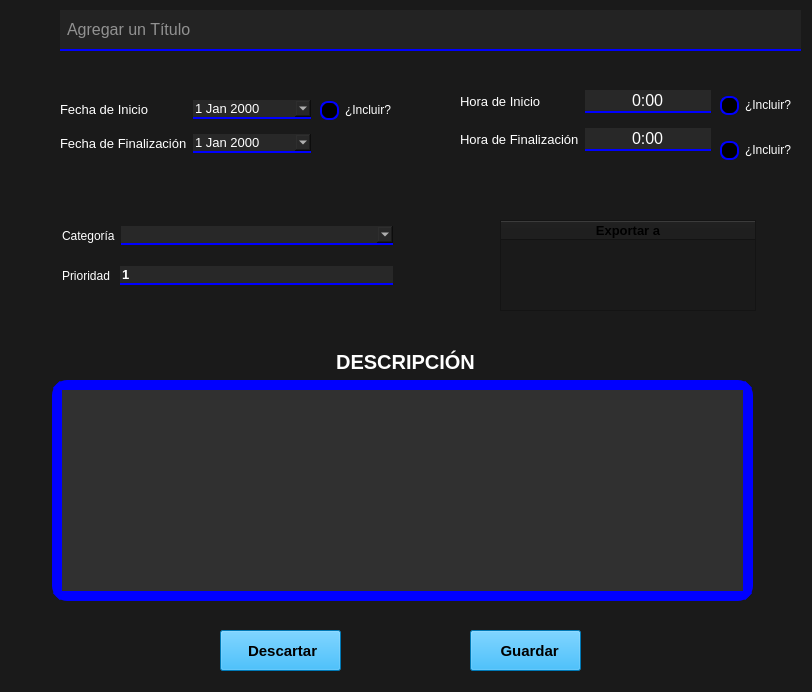
<?xml version="1.0" encoding="UTF-8"?>
<ui version="4.0">
 <class>planificarTareas</class>
 <widget class="QWidget" name="planificarTareas">
  <property name="windowModality">
   <enum>Qt::WindowModality::WindowModal</enum>
  </property>
  <property name="geometry">
   <rect>
    <x>0</x>
    <y>0</y>
    <width>812</width>
    <height>692</height>
   </rect>
  </property>
  <property name="maximumSize">
   <size>
    <width>812</width>
    <height>692</height>
   </size>
  </property>
  <property name="windowTitle">
   <string>Planificar evento</string>
  </property>
  <property name="windowIcon">
   <iconset>
    <normaloff>../recursos/iconos/ic_planificar.png</normaloff>../recursos/iconos/ic_planificar.png</iconset>
  </property>
  <property name="styleSheet">
   <string notr="true">color: rgb(255, 255, 255);
background-color: rgb(26, 26, 26);</string>
  </property>
  <widget class="QLineEdit" name="tituloLineEdit">
   <property name="geometry">
    <rect>
     <x>60</x>
     <y>10</y>
     <width>741</width>
     <height>41</height>
    </rect>
   </property>
   <property name="font">
    <font>
     <pointsize>12</pointsize>
     <fontweight>DemiBold</fontweight>
    </font>
   </property>
   <property name="styleSheet">
    <string notr="true">color: rgb(255, 255, 255);
background-color: rgb(35, 35, 35);

    border-top: none;
    border-left: none;
    border-right: none;
    border-bottom: 2px solid blue;

padding-left:5px;
</string>
   </property>
   <property name="alignment">
    <set>Qt::AlignmentFlag::AlignLeading|Qt::AlignmentFlag::AlignLeft|Qt::AlignmentFlag::AlignVCenter</set>
   </property>
   <property name="placeholderText">
    <string>Agregar un Título</string>
   </property>
  </widget>
  <widget class="QToolButton" name="icono_seleccionar">
   <property name="geometry">
    <rect>
     <x>10</x>
     <y>10</y>
     <width>41</width>
     <height>41</height>
    </rect>
   </property>
   <property name="styleSheet">
    <string notr="true">color:white;border:none;</string>
   </property>
   <property name="text">
    <string/>
   </property>
   <property name="icon">
    <iconset>
     <normaloff>../recursos/iconos/ic_icono.png</normaloff>../recursos/iconos/ic_icono.png</iconset>
   </property>
   <property name="iconSize">
    <size>
     <width>44</width>
     <height>44</height>
    </size>
   </property>
  </widget>
  <widget class="QWidget" name="formLayoutWidget">
   <property name="geometry">
    <rect>
     <x>60</x>
     <y>100</y>
     <width>251</width>
     <height>61</height>
    </rect>
   </property>
   <layout class="QFormLayout" name="formLayout">
    <property name="fieldGrowthPolicy">
     <enum>QFormLayout::FieldGrowthPolicy::AllNonFixedFieldsGrow</enum>
    </property>
    <property name="verticalSpacing">
     <number>15</number>
    </property>
    <item row="0" column="0">
     <widget class="QLabel" name="fechaDeInicioLabel">
      <property name="font">
       <font>
        <pointsize>10</pointsize>
       </font>
      </property>
      <property name="text">
       <string>Fecha de Inicio</string>
      </property>
     </widget>
    </item>
    <item row="1" column="0">
     <widget class="QLabel" name="fechaDeFinalizacionLabel">
      <property name="font">
       <font>
        <pointsize>10</pointsize>
       </font>
      </property>
      <property name="text">
       <string>Fecha de Finalización</string>
      </property>
     </widget>
    </item>
    <item row="1" column="1">
     <widget class="QDateEdit" name="fechaDeFinalizacionDateEdit">
      <property name="font">
       <font>
        <pointsize>10</pointsize>
       </font>
      </property>
      <property name="styleSheet">
       <string notr="true">color:white; border-top: none;
    border-left: none;
    border-right: none;
    border-bottom: 2px solid blue;
background-color: rgb(40, 40, 40);</string>
      </property>
      <property name="calendarPopup">
       <bool>true</bool>
      </property>
     </widget>
    </item>
    <item row="0" column="1">
     <widget class="QDateEdit" name="fechaDeInicioDateEdit">
      <property name="font">
       <font>
        <pointsize>10</pointsize>
       </font>
      </property>
      <property name="styleSheet">
       <string notr="true">color: rgb(255, 255, 255);
background-color: rgb(40, 40, 40);

 border-top: none;
    border-left: none;
    border-right: none;
    border-bottom: 2px solid blue;</string>
      </property>
      <property name="calendarPopup">
       <bool>true</bool>
      </property>
     </widget>
    </item>
   </layout>
  </widget>
  <widget class="QWidget" name="formLayoutWidget_2">
   <property name="geometry">
    <rect>
     <x>460</x>
     <y>90</y>
     <width>251</width>
     <height>80</height>
    </rect>
   </property>
   <layout class="QFormLayout" name="formLayout_2">
    <property name="fieldGrowthPolicy">
     <enum>QFormLayout::FieldGrowthPolicy::AllNonFixedFieldsGrow</enum>
    </property>
    <property name="verticalSpacing">
     <number>15</number>
    </property>
    <item row="0" column="0">
     <widget class="QLabel" name="horaDeInicioLabel">
      <property name="font">
       <font>
        <pointsize>10</pointsize>
       </font>
      </property>
      <property name="text">
       <string>Hora de Inicio</string>
      </property>
     </widget>
    </item>
    <item row="1" column="0">
     <widget class="QLabel" name="horaDeFinalizacionLabel">
      <property name="font">
       <font>
        <pointsize>10</pointsize>
       </font>
      </property>
      <property name="text">
       <string>Hora de Finalización</string>
      </property>
     </widget>
    </item>
    <item row="0" column="1">
     <widget class="QTimeEdit" name="horaDeInicioTimeEdit">
      <property name="font">
       <font>
        <pointsize>12</pointsize>
        <bold>false</bold>
       </font>
      </property>
      <property name="styleSheet">
       <string notr="true">color:white; 
border-top: none;
    border-left: none;
    border-right: none;
    border-bottom: 2px solid blue;
background-color: rgb(40, 40, 40);</string>
      </property>
      <property name="alignment">
       <set>Qt::AlignmentFlag::AlignCenter</set>
      </property>
      <property name="buttonSymbols">
       <enum>QAbstractSpinBox::ButtonSymbols::NoButtons</enum>
      </property>
      <property name="displayFormat">
       <string>H:mm</string>
      </property>
      <property name="calendarPopup">
       <bool>false</bool>
      </property>
      <property name="timeSpec">
       <enum>Qt::TimeSpec::LocalTime</enum>
      </property>
      <property name="time">
       <time>
        <hour>0</hour>
        <minute>0</minute>
        <second>0</second>
       </time>
      </property>
     </widget>
    </item>
    <item row="1" column="1">
     <widget class="QTimeEdit" name="horaDeFinalizacionTimeEdit">
      <property name="font">
       <font>
        <pointsize>12</pointsize>
        <bold>false</bold>
       </font>
      </property>
      <property name="styleSheet">
       <string notr="true">color:white; 
border-top: none;
    border-left: none;
    border-right: none;
    border-bottom: 2px solid blue;
background-color: rgb(40, 40, 40);</string>
      </property>
      <property name="alignment">
       <set>Qt::AlignmentFlag::AlignCenter</set>
      </property>
      <property name="buttonSymbols">
       <enum>QAbstractSpinBox::ButtonSymbols::NoButtons</enum>
      </property>
      <property name="currentSection">
       <enum>QDateTimeEdit::Section::HourSection</enum>
      </property>
      <property name="displayFormat">
       <string>H:mm</string>
      </property>
     </widget>
    </item>
   </layout>
  </widget>
  <widget class="QWidget" name="horizontalLayoutWidget">
   <property name="geometry">
    <rect>
     <x>62</x>
     <y>220</y>
     <width>371</width>
     <height>31</height>
    </rect>
   </property>
   <layout class="QHBoxLayout" name="horizontalLayout">
    <item>
     <widget class="QLabel" name="categoriaLabel">
      <property name="sizePolicy">
       <sizepolicy hsizetype="Minimum" vsizetype="Preferred">
        <horstretch>0</horstretch>
        <verstretch>0</verstretch>
       </sizepolicy>
      </property>
      <property name="text">
       <string>Categoría</string>
      </property>
     </widget>
    </item>
    <item>
     <widget class="QComboBox" name="categoriaComboBox">
      <property name="sizePolicy">
       <sizepolicy hsizetype="Expanding" vsizetype="Fixed">
        <horstretch>0</horstretch>
        <verstretch>0</verstretch>
       </sizepolicy>
      </property>
      <property name="font">
       <font>
        <pointsize>10</pointsize>
       </font>
      </property>
      <property name="styleSheet">
       <string notr="true">color:white; border-top: none;
    border-left: none;
    border-right: none;
    border-bottom: 2px solid blue;
background-color: rgb(40, 40, 40);
padding-left:5px;
padding-right:5px;</string>
      </property>
     </widget>
    </item>
    <item>
     <widget class="QToolButton" name="crearCategoria">
      <property name="sizePolicy">
       <sizepolicy hsizetype="Fixed" vsizetype="Fixed">
        <horstretch>20</horstretch>
        <verstretch>0</verstretch>
       </sizepolicy>
      </property>
      <property name="styleSheet">
       <string notr="true">border:none;margin-left:7px;</string>
      </property>
      <property name="text">
       <string/>
      </property>
      <property name="icon">
       <iconset>
        <normaloff>../recursos/iconos/ic_add.png</normaloff>../recursos/iconos/ic_add.png</iconset>
      </property>
      <property name="iconSize">
       <size>
        <width>24</width>
        <height>24</height>
       </size>
      </property>
     </widget>
    </item>
   </layout>
  </widget>
  <widget class="QFrame" name="frame">
   <property name="geometry">
    <rect>
     <x>52</x>
     <y>380</y>
     <width>701</width>
     <height>221</height>
    </rect>
   </property>
   <property name="styleSheet">
    <string notr="true">border:10px solid blue;background-color: blue;border-radius:15px;</string>
   </property>
   <widget class="QPlainTextEdit" name="descT">
    <property name="geometry">
     <rect>
      <x>10</x>
      <y>10</y>
      <width>681</width>
      <height>201</height>
     </rect>
    </property>
    <property name="font">
     <font>
      <pointsize>10</pointsize>
     </font>
    </property>
    <property name="styleSheet">
     <string notr="true">color: rgb(255, 255, 255);
background-color: rgb(48, 48, 48);
border-radius:0px;
border:none;
padding:1px;</string>
    </property>
   </widget>
  </widget>
  <widget class="QPushButton" name="descartar">
   <property name="geometry">
    <rect>
     <x>220</x>
     <y>630</y>
     <width>121</width>
     <height>41</height>
    </rect>
   </property>
   <property name="font">
    <font>
     <pointsize>11</pointsize>
     <bold>true</bold>
    </font>
   </property>
   <property name="styleSheet">
    <string notr="true">color: rgb(0, 0, 0);
background-color: rgb(0, 170, 255);</string>
   </property>
   <property name="text">
    <string> Descartar</string>
   </property>
   <property name="icon">
    <iconset>
     <normaloff>../recursos/iconos/ic_eliminar.png</normaloff>../recursos/iconos/ic_eliminar.png</iconset>
   </property>
   <property name="iconSize">
    <size>
     <width>24</width>
     <height>25</height>
    </size>
   </property>
  </widget>
  <widget class="QPushButton" name="guardarTarea">
   <property name="geometry">
    <rect>
     <x>470</x>
     <y>630</y>
     <width>111</width>
     <height>41</height>
    </rect>
   </property>
   <property name="font">
    <font>
     <pointsize>11</pointsize>
     <bold>true</bold>
    </font>
   </property>
   <property name="styleSheet">
    <string notr="true">color: rgb(0, 0, 0);
background-color: rgb(0, 170, 255);</string>
   </property>
   <property name="text">
    <string>  Guardar</string>
   </property>
   <property name="icon">
    <iconset>
     <normaloff>../recursos/iconos/ic_guardar.png</normaloff>../recursos/iconos/ic_guardar.png</iconset>
   </property>
   <property name="iconSize">
    <size>
     <width>20</width>
     <height>24</height>
    </size>
   </property>
  </widget>
  <widget class="QLabel" name="label">
   <property name="geometry">
    <rect>
     <x>70</x>
     <y>350</y>
     <width>671</width>
     <height>23</height>
    </rect>
   </property>
   <property name="font">
    <font>
     <pointsize>15</pointsize>
     <bold>true</bold>
    </font>
   </property>
   <property name="styleSheet">
    <string notr="true">color:white;border:none</string>
   </property>
   <property name="text">
    <string>DESCRIPCIÓN</string>
   </property>
   <property name="alignment">
    <set>Qt::AlignmentFlag::AlignCenter</set>
   </property>
  </widget>
  <widget class="QWidget" name="horizontalLayoutWidget_2">
   <property name="geometry">
    <rect>
     <x>62</x>
     <y>260</y>
     <width>331</width>
     <height>31</height>
    </rect>
   </property>
   <layout class="QHBoxLayout" name="horizontalLayout_2">
    <item>
     <widget class="QLabel" name="prioridadLabel">
      <property name="sizePolicy">
       <sizepolicy hsizetype="Minimum" vsizetype="Preferred">
        <horstretch>0</horstretch>
        <verstretch>0</verstretch>
       </sizepolicy>
      </property>
      <property name="styleSheet">
       <string>0</string>
      </property>
      <property name="text">
       <string>Prioridad </string>
      </property>
     </widget>
    </item>
    <item>
     <widget class="QSpinBox" name="prioridadSpinBox">
      <property name="sizePolicy">
       <sizepolicy hsizetype="Expanding" vsizetype="Fixed">
        <horstretch>0</horstretch>
        <verstretch>0</verstretch>
       </sizepolicy>
      </property>
      <property name="font">
       <font>
        <pointsize>10</pointsize>
        <bold>true</bold>
       </font>
      </property>
      <property name="styleSheet">
       <string notr="true">color:white; border-top: none;
    border-left: none;
    border-right: none;
    border-bottom: 2px solid blue;
background-color: rgb(40, 40, 40);</string>
      </property>
      <property name="buttonSymbols">
       <enum>QAbstractSpinBox::ButtonSymbols::NoButtons</enum>
      </property>
      <property name="minimum">
       <number>1</number>
      </property>
     </widget>
    </item>
   </layout>
  </widget>
  <widget class="QTreeWidget" name="exportar">
   <property name="geometry">
    <rect>
     <x>500</x>
     <y>220</y>
     <width>256</width>
     <height>91</height>
    </rect>
   </property>
   <property name="styleSheet">
    <string notr="true">QTreeWidget::item {
    padding: 5px;
}</string>
   </property>
   <property name="sizeAdjustPolicy">
    <enum>QAbstractScrollArea::SizeAdjustPolicy::AdjustToContents</enum>
   </property>
   <property name="showDropIndicator" stdset="0">
    <bool>true</bool>
   </property>
   <property name="horizontalScrollMode">
    <enum>QAbstractItemView::ScrollMode::ScrollPerPixel</enum>
   </property>
   <property name="itemsExpandable">
    <bool>true</bool>
   </property>
   <property name="expandsOnDoubleClick">
    <bool>true</bool>
   </property>
   <attribute name="headerVisible">
    <bool>true</bool>
   </attribute>
   <attribute name="headerCascadingSectionResizes">
    <bool>false</bool>
   </attribute>
   <attribute name="headerHighlightSections">
    <bool>false</bool>
   </attribute>
   <attribute name="headerShowSortIndicator" stdset="0">
    <bool>false</bool>
   </attribute>
   <attribute name="headerStretchLastSection">
    <bool>true</bool>
   </attribute>
   <column>
    <property name="text">
     <string>Exportar a</string>
    </property>
    <property name="font">
     <font>
      <pointsize>10</pointsize>
      <bold>true</bold>
     </font>
    </property>
    <property name="textAlignment">
     <set>AlignCenter</set>
    </property>
    <property name="background">
     <color>
      <red>0</red>
      <green>170</green>
      <blue>255</blue>
     </color>
    </property>
    <property name="foreground">
     <brush brushstyle="SolidPattern">
      <color alpha="255">
       <red>0</red>
       <green>0</green>
       <blue>0</blue>
      </color>
     </brush>
    </property>
   </column>
  </widget>
  <widget class="QCheckBox" name="incluir_FI">
   <property name="geometry">
    <rect>
     <x>320</x>
     <y>100</y>
     <width>78</width>
     <height>20</height>
    </rect>
   </property>
   <property name="styleSheet">
    <string notr="true">

QCheckBox::indicator {
    width: 15px;
    height: 15px;
    border-radius: 7.5px; /* Bordes redondeados */
}

QCheckBox::indicator:unchecked {
    background-color: black;
    border: 2px solid blue; /* Color de la casilla sin marcar */
    border-radius: 7.5px; /* Bordes redondeados */
}

QCheckBox::indicator:checked {
    background-color: aqua; /* Color de la casilla marcada */
    border: 2px solid blue;
    border-radius: 7.5px; /* Bordes redondeados */
}</string>
   </property>
   <property name="text">
    <string>¿Incluir?</string>
   </property>
  </widget>
  <widget class="QCheckBox" name="incluir_HI">
   <property name="geometry">
    <rect>
     <x>720</x>
     <y>95</y>
     <width>71</width>
     <height>20</height>
    </rect>
   </property>
   <property name="styleSheet">
    <string notr="true">QCheckBox::indicator {
    width: 15px;
    height: 15px;
    border-radius: 7.5px; /* Bordes redondeados */
}

QCheckBox::indicator:unchecked {
    background-color: black;
    border: 2px solid blue; /* Color de la casilla sin marcar */
    border-radius: 7.5px; /* Bordes redondeados */
}

QCheckBox::indicator:checked {
    background-color: aqua; /* Color de la casilla marcada */
    border: 2px solid blue;
    border-radius: 7.5px; /* Bordes redondeados */
}</string>
   </property>
   <property name="text">
    <string>¿Incluir?</string>
   </property>
  </widget>
  <widget class="QCheckBox" name="incluir_HF">
   <property name="geometry">
    <rect>
     <x>720</x>
     <y>140</y>
     <width>78</width>
     <height>20</height>
    </rect>
   </property>
   <property name="styleSheet">
    <string notr="true">QCheckBox::indicator {
    width: 15px;
    height: 15px;
    border-radius: 7.5px; /* Bordes redondeados */
}

QCheckBox::indicator:unchecked {
    background-color: black;
    border: 2px solid blue; /* Color de la casilla sin marcar */
    border-radius: 7.5px; /* Bordes redondeados */
}

QCheckBox::indicator:checked {
    background-color: aqua; /* Color de la casilla marcada */
    border: 2px solid blue;
    border-radius: 7.5px; /* Bordes redondeados */
}</string>
   </property>
   <property name="text">
    <string>¿Incluir?</string>
   </property>
  </widget>
  <widget class="QToolButton" name="refrescar">
   <property name="geometry">
    <rect>
     <x>13</x>
     <y>220</y>
     <width>31</width>
     <height>31</height>
    </rect>
   </property>
   <property name="sizePolicy">
    <sizepolicy hsizetype="Fixed" vsizetype="Fixed">
     <horstretch>20</horstretch>
     <verstretch>0</verstretch>
    </sizepolicy>
   </property>
   <property name="styleSheet">
    <string notr="true">border:none;margin-left:7px;</string>
   </property>
   <property name="text">
    <string/>
   </property>
   <property name="icon">
    <iconset>
     <normaloff>../recursos/iconos/refrescar.png</normaloff>../recursos/iconos/refrescar.png</iconset>
   </property>
   <property name="iconSize">
    <size>
     <width>24</width>
     <height>24</height>
    </size>
   </property>
  </widget>
 </widget>
 <resources/>
 <connections>
  <connection>
   <sender>descartar</sender>
   <signal>clicked()</signal>
   <receiver>planificarTareas</receiver>
   <slot>close()</slot>
   <hints>
    <hint type="sourcelabel">
     <x>277</x>
     <y>650</y>
    </hint>
    <hint type="destinationlabel">
     <x>395</x>
     <y>345</y>
    </hint>
   </hints>
  </connection>
 </connections>
</ui>
